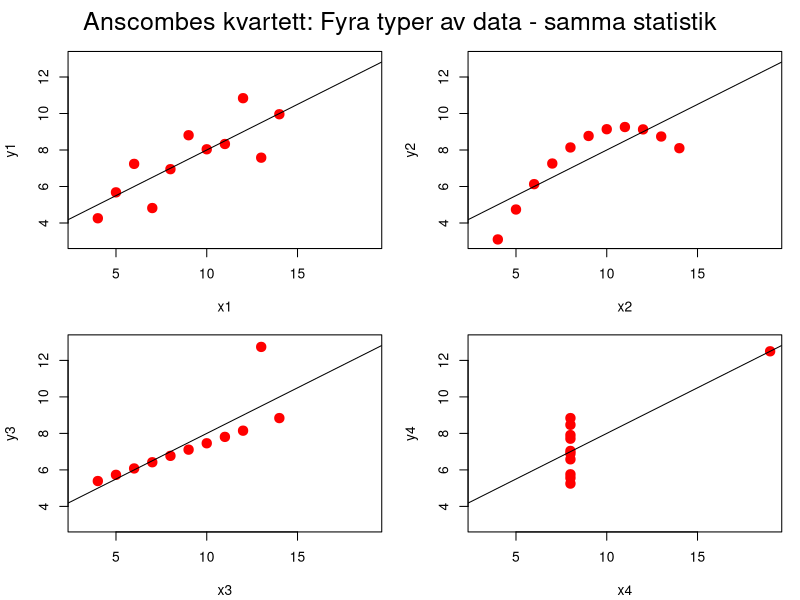

Write the R code that produced this figure.
# Visualisering av:
# Anscombe, Francis J. (1973) Graphs in statistical analysis. American Statistician, 27, 17–21.
# Från https://stat.ethz.ch/R-manual/R-devel/library/datasets/html/anscombe.html

require(stats); require(graphics)
summary(anscombe)

##-- now some "magic" to do the 4 regressions in a loop:
ff <- y ~ x
mods <- setNames(as.list(1:4), paste0("lm", 1:4))
for(i in 1:4) {
  ff[2:3] <- lapply(paste0(c("y","x"), i), as.name)
  ## or   ff[[2]] <- as.name(paste0("y", i))
  ##      ff[[3]] <- as.name(paste0("x", i))
  mods[[i]] <- lmi <- lm(ff, data = anscombe)
  print(anova(lmi))
}

## See how close they are (numerically!)
sapply(mods, coef)
lapply(mods, function(fm) coef(summary(fm)))

## Now, do what you should have done in the first place: PLOTS
op <- par(mfrow = c(2, 2), mar = 0.1+c(4,4,1,1), oma =  c(0, 0, 2, 0))
for(i in 1:4) {
  ff[2:3] <- lapply(paste0(c("y","x"), i), as.name)
  plot(ff, data = anscombe, col = "red", pch = 21, bg = "red", cex = 1.5,
       xlim = c(3, 19), ylim = c(3, 13))
  abline(mods[[i]], col = "black")
}
mtext("Anscombes kvartett: Fyra typer av data - samma statistik", outer = TRUE, cex = 1.5)
par(op)
